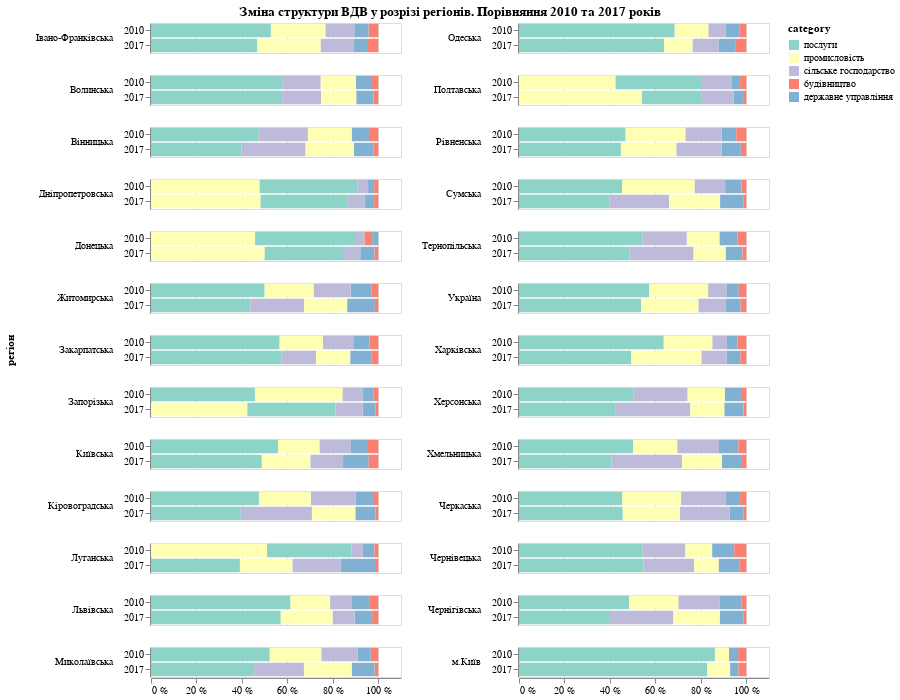

Source (notebook cell):
### Code cell
alt.hconcat(part_1, part_2).properties(title = alt.TitleParams(
        text = 'Зміна структури ВДВ у розрізі регіонів. Порівняння 2010 та 2017 років',
        anchor = "middle"
    ),)

### Figure 1 — Vega-Lite specification as saved in the notebook (floating-point values rounded to 4 significant figures; data arrays with more than 128 entries replaced by an {"elided": "..."} marker saying what was removed)
{"config": {"view": {"continuousWidth": 400, "continuousHeight": 300}}, "hconcat": [{"data": {"name": "data-49e9f9d442693043334753f016e9f08b"}, "mark": "bar", "encoding": {"color": {"type": "nominal", "field": "category", "scale": {"range": ["#8dd3c7", "#ffffb3", "#bebada", "#fb8072", "#80b1d3"]}, "sort": ["послуги", "промисловість", "сільське господарство", "будівництво", "державне управління"]}, "order": {"type": "quantitative", "field": "value", "sort": "descending"}, "row": {"type": "nominal", "field": "region", "header": {"labelAlign": "left", "labelAngle": 0}, "title": "регіон"}, "tooltip": {"type": "quantitative", "field": "value"}, "x": {"type": "quantitative", "axis": {"labelExpr": "datum.value + ' %'"}, "field": "value", "sort": ["послуги", "промисловість", "сільське господарство", "будівництво", "державне управління"], "title": ""}, "y": {"type": "nominal", "field": "year", "title": ""}}, "height": 30, "width": 250}, {"data": {"name": "data-df5b22044308764612c7308b148e2754"}, "mark": "bar", "encoding": {"color": {"type": "nominal", "field": "category", "scale": {"range": ["#8dd3c7", "#ffffb3", "#bebada", "#fb8072", "#80b1d3"]}, "sort": ["послуги", "промисловість", "сільське господарство", "будівництво", "державне управління"]}, "order": {"type": "quantitative", "field": "value", "sort": "descending"}, "row": {"type": "nominal", "field": "region", "header": {"labelAlign": "left", "labelAngle": 0}, "title": ""}, "tooltip": {"type": "quantitative", "field": "value"}, "x": {"type": "quantitative", "axis": {"labelExpr": "datum.value + ' %'"}, "field": "value", "sort": ["послуги", "промисловість", "сільське господарство", "будівництво", "державне управління"], "title": ""}, "y": {"type": "nominal", "field": "year", "title": ""}}, "height": 30, "width": 250}], "title": {"text": "Зміна структури ВДВ у розрізі регіонів. Порівняння 2010 та 2017 років", "anchor": "middle"}, "$schema": "https://vega.github.io/schema/vega-lite/v4.8.1.json", "datasets": {"data-49e9f9d442693043334753f016e9f08b": {"elided": "130 records"}, "data-df5b22044308764612c7308b148e2754": {"elided": "130 records"}}}
